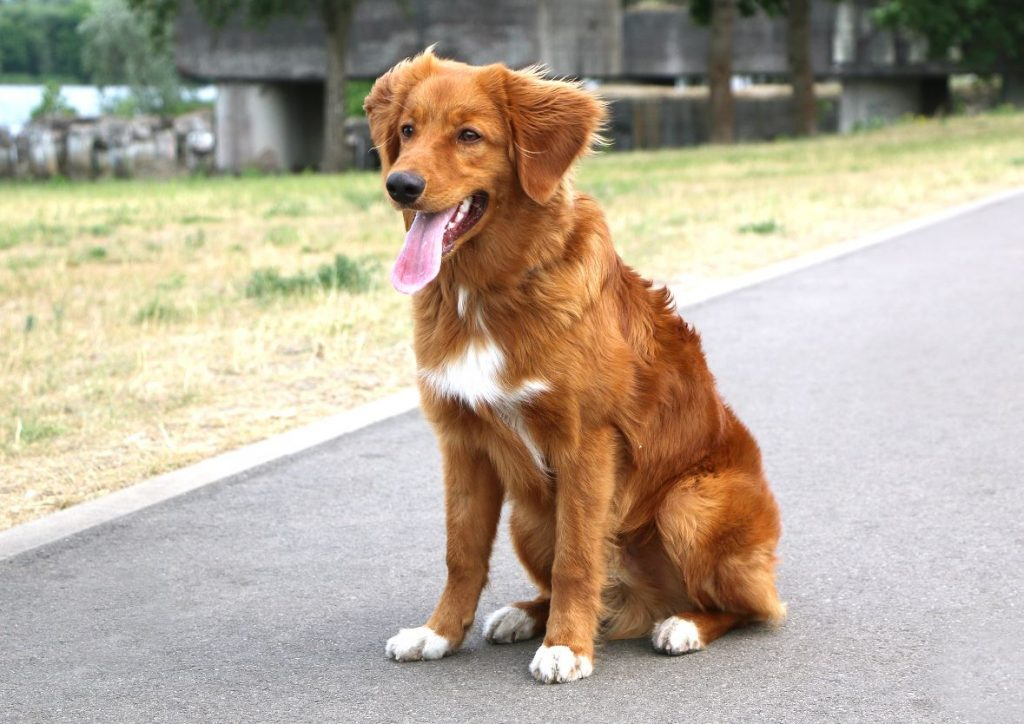
#> input picture 15.11/suns_rej7-1024x724.jpg, 1024 x 724 px, found by its file name
$ python image.py
#> lines starting #> are read from the running program, lines starting #| are printed output that depends on the picture
from PIL import Image

def bilde():

  datne = "15.11/suns_rej7-1024x724.jpg"

  with Image.open(datne) as im:
#> im is the input picture: PIL image 1024x724 RGB; mean R, G, B 181.7, 169.8, 152.4
    print(datne, im.format, f"{im.size}x{im.mode}")
#| 15.11/suns_rej7-1024x724.jpg JPEG (1024, 724)xRGB
    im.show()
    izmers = (100,100)
    im.thumbnail(izmers)
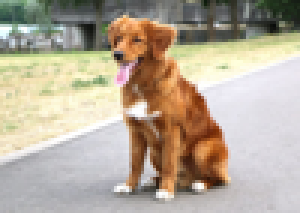
#> im: PIL image 100x71 RGB (shown 3 times larger); mean R, G, B 181.6, 169.8, 152.3
    im.save("maza bilde.jpg", im.format)
    im.show

bilde()


im = Image.open("15.11/suns_rej7-1024x724.jpg")


angle = 90

out = im.rotate(angle)
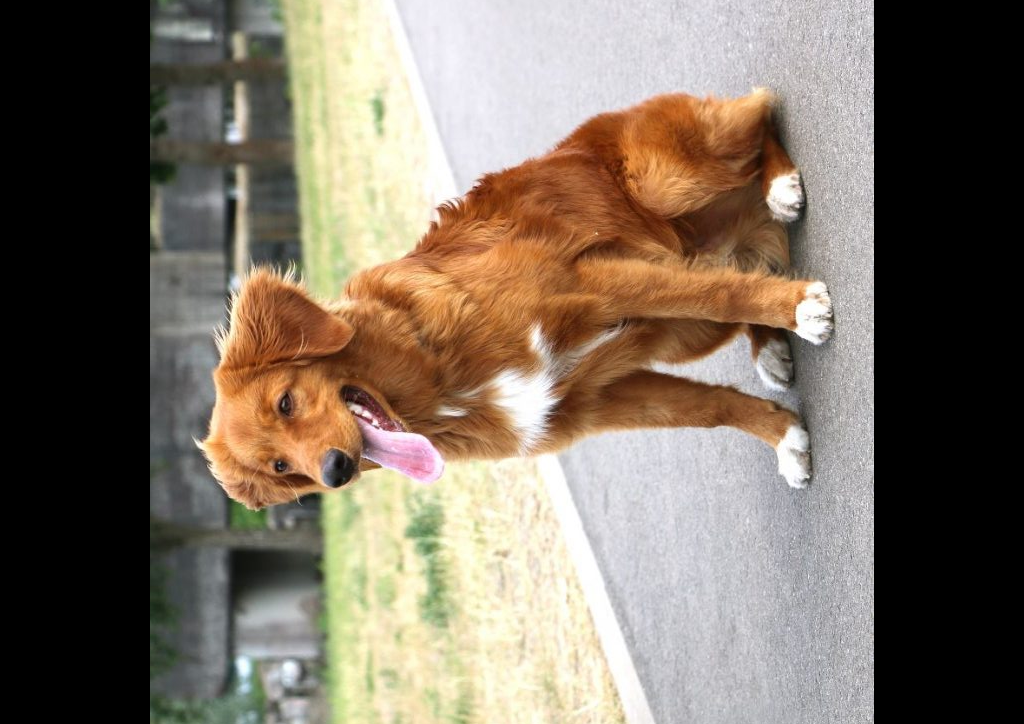
#> out: PIL image 1024x724 RGB; mean R, G, B 125.4, 113.4, 99.6
out.save('rotate-output.png')
